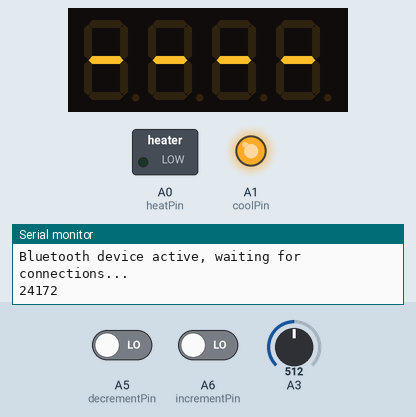
Simulated run of this sketch. Board: Arduino Nano 33 IoT. Shown: 4-digit seven-segment display, switched loads named in the sketch (green lamp = pin HIGH), output pins drawn as LEDs (lit = HIGH), the last lines printed to the serial monitor. The inputs (shaded band) are chosen by the test bench; at power-on: A3 = 512, A5 (decrementPin) LOW, A6 (incrementPin) LOW. Nothing arrives over Bluetooth unless stated; a phone connects over Bluetooth LE 3 s after start; pins used as bus, display or sensor lines are not drawn.

Above: at 5.3 s.
5.4 s: A3 set to 162
At 8.5 s:
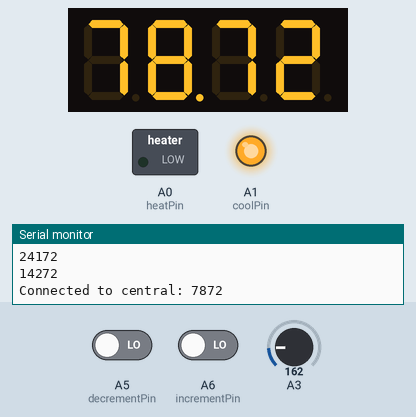
9.6 s: A3 set to 154
At 12.6 s:
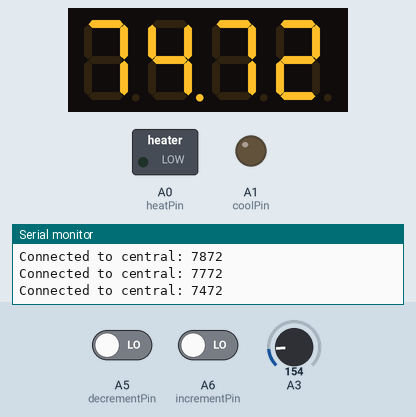
13.1 s: A5 (decrementPin) driven HIGH
At 14.5 s:
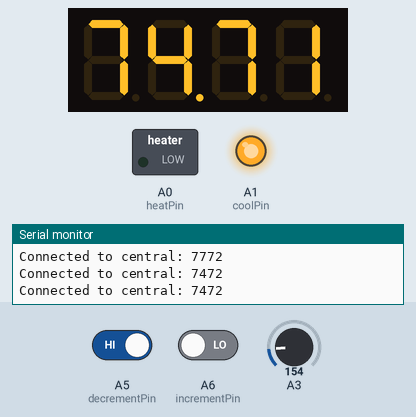
14.8 s: A3 set to 122
At 15.4 s:
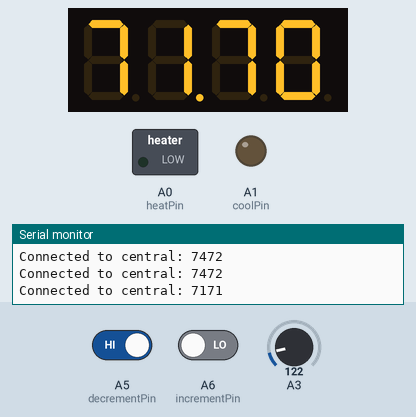
16.5 s: A6 (incrementPin) driven HIGH
At 17.5 s:
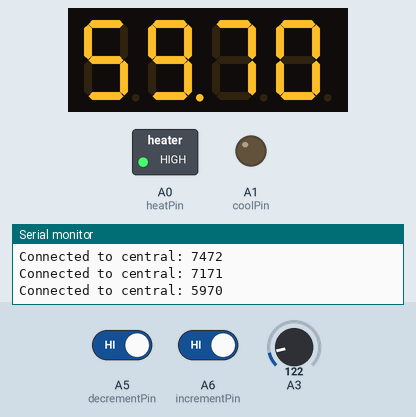
18.2 s: A5 (decrementPin) driven LOW
At 19.5 s:
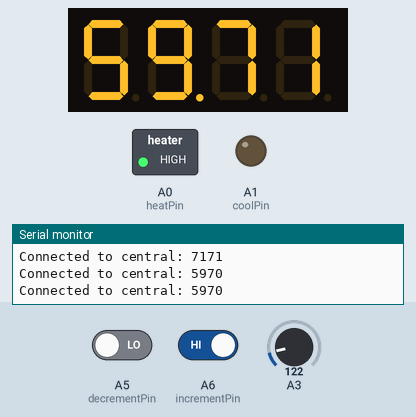
Timing chart, 0 to 21.2 s (numbered marks = the images above; inputs shaded):
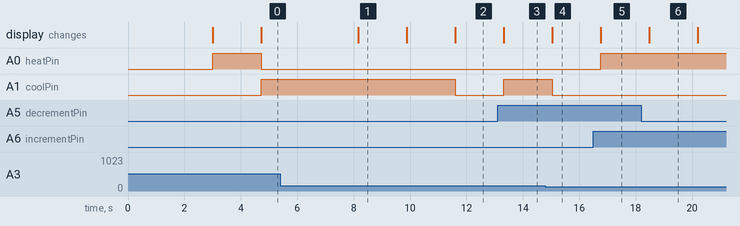

The sketch:

bluetooth.ino
```cpp
#include <ArduinoBLE.h>
#include "SevSeg.h"

BLEService tempService("1101");
BLEUnsignedCharCharacteristic tempLevelChar("2101", BLERead | BLENotify | BLEWrite);
BLEUnsignedCharCharacteristic tempReadChar("2102", BLERead | BLENotify | BLEWrite);
SevSeg sevseg;

unsigned long prevUpdate = 0;
int masterTemp = 72;
const int decrementPin = A5;
const int incrementPin = A6;
int decrementState = 0;
int incrementState = 0;
int displayTemp = 0;
int displayTempVariances[10];
int displayTempPos = 0;
const int coolPin = A1;
const int heatPin = A0;
void setup()
{
  delay(3000);
  pinMode(coolPin, OUTPUT);
  pinMode(heatPin, OUTPUT);
  pinMode(decrementPin, INPUT);
  pinMode(incrementPin, INPUT);
  byte numDigits = 4;
  byte digitPins[] = {12, 11, 8, 6};
  byte segmentPins[] = {10, 7, 4, 3, 2, 9, 5, 13};
  bool resistorsOnSegments = false;
  byte hardwareConfig = COMMON_ANODE;
  bool updateWithDelays = false;
  bool leadingZeros = false;
  bool disableDecPoint = false;
  sevseg.begin(hardwareConfig, numDigits, digitPins, segmentPins, resistorsOnSegments,
               updateWithDelays, leadingZeros, disableDecPoint);
  Serial.begin(9600);

  pinMode(LED_BUILTIN, OUTPUT);
  if (!BLE.begin())
  {
    Serial.println("starting BLE failed!");
  }

  BLE.setLocalName("Labrador Thermostat");
  BLE.setAdvertisedService(tempService);
  tempService.addCharacteristic(tempLevelChar);
  tempService.addCharacteristic(tempReadChar);
  BLE.addService(tempService);
  BLE.advertise();
  Serial.println("Bluetooth device active, waiting for connections...");
}
  int int_temp = 0;

void loop()
{
  unsigned long currentUpdate = millis();

  BLEDevice central = BLE.central();

  //Cooling = IN1 = A1
  //Heating = IN2 = A2
  if(int_temp != masterTemp && abs(int_temp - masterTemp) > 2) {
    if(int_temp > masterTemp) {
      digitalWrite(coolPin, HIGH);
      digitalWrite(heatPin, LOW);

    }
    if(int_temp < masterTemp) {
      digitalWrite(coolPin, LOW);
      digitalWrite(heatPin, HIGH);
    }
  }
  if(int_temp == masterTemp || abs(int_temp - masterTemp) <= 2) {
      digitalWrite(coolPin, LOW);
      digitalWrite(heatPin, LOW);
  }
  if (currentUpdate - prevUpdate >= 500)
  {
    prevUpdate = currentUpdate;
    int_temp = 0;
    for (int i = 0; i < 10000; i++)
    {
      float tmpVoltage = analogRead(A3) * 3.3 / 1023.0;
      float temp = 80.336304700162070 * tmpVoltage + -16.081977309562400;
      temp = temp * 1.8 + 32;
      int_temp += (int)temp;
      sevseg.refreshDisplay();
    }
    Serial.println();
    int_temp = int_temp / 10000;
    displayTemp = (int_temp * 100) + masterTemp;
    sevseg.setNumber(displayTemp, 2);
    if (central)
    {
      Serial.print("Connected to central: ");
      digitalWrite(LED_BUILTIN, HIGH);

      tempLevelChar.writeValue(int_temp);
      byte value = masterTemp;
      tempReadChar.readValue(value);
      if (value != 0)
      {
        masterTemp = value;
        Serial.println(value);
      }
    }
    Serial.println(displayTemp);
    decrementState = digitalRead(decrementPin);
    incrementState = digitalRead(incrementPin);
    if (decrementState == HIGH)
    {
      masterTemp = masterTemp - 1;
      displayTemp = displayTemp - 1;
      sevseg.setNumber(displayTemp, 2);
    }
    if (incrementState == HIGH)
    {
      masterTemp = masterTemp + 1;
      displayTemp = displayTemp + 1;
      sevseg.setNumber(displayTemp, 2);
    }
  }
  sevseg.refreshDisplay();
}
```

Measured:
- the behaviour switches between 155 and 154 on A3 (found by bisection; images 1 and 2)
- after the input at 5.4 s, the display: changes after 2.8 s (image 1)
- after the input at 9.6 s, A1 (coolPin): HIGH → LOW after 2.0 s; the display: first changes after 0.28 s (image 2 shows a later state)
- after the input at 13.1 s, A1 (coolPin): LOW → HIGH after 0.22 s; the display: changes after 0.22 s (image 3)
- after the input at 14.8 s, A1 (coolPin): HIGH → LOW after 0.24 s; the display: changes after 0.24 s (image 4)
- after the input at 16.5 s, the display: changes after 0.26 s (image 5)
- after the input at 18.2 s, the display: changes after 0.28 s (image 6)
